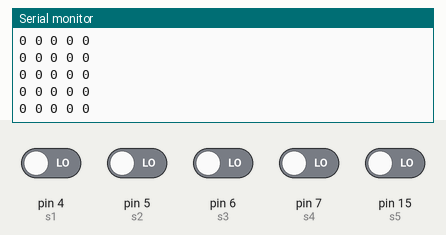
Recording of a sketch running on a simulated Arduino Uno, built with avr-gcc and run on an emulated ATmega328P. On the bench: the last lines printed to the serial monitor. Inputs (shaded band) come from the test bench; at power-on: pin 4 (s1), pin 5 (s2), pin 6 (s3), pin 7 (s4), pin 15 (s5) LOW.

Above: at 1.2 s.
1.3 s: pin 4 (s1) driven HIGH
At 1.31 s:
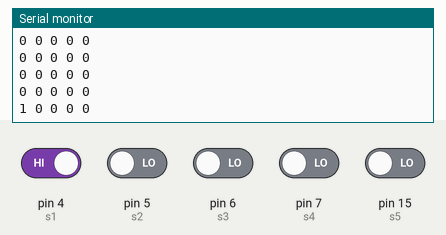
2.8 s: pin 5 (s2) driven HIGH
At 2.82 s:
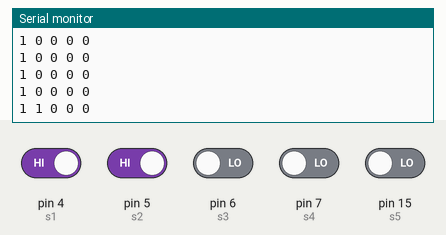
4.3 s: pin 6 (s3) driven HIGH
At 4.32 s:
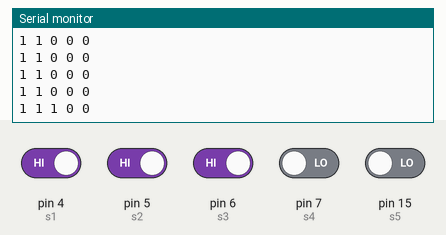
5.8 s: pin 7 (s4) driven HIGH
At 5.83 s:
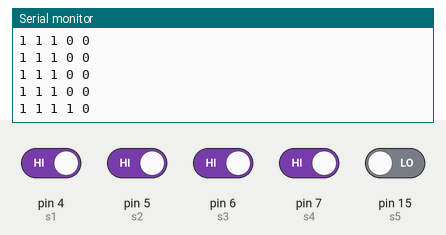
7.3 s: pin 15 (s5) driven HIGH
At 7.34 s:
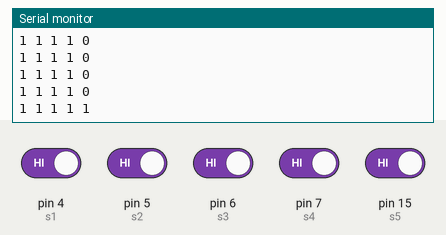
8.8 s: pin 4 (s1) driven LOW
At 8.84 s:
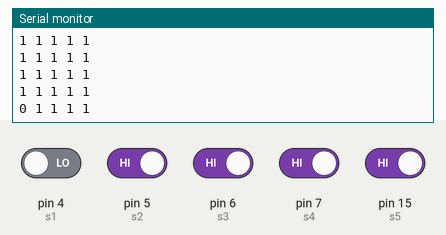

The sketch:

LineFollower.ino
```cpp
const int s1 = 4;
const int s2 = 5;
const int s3 = 6;
const int s4 = 7;
const int s5 = 15;

void setup() {
  Serial.begin(115200);

  pinMode(s1, INPUT);
  pinMode(s2, INPUT);
  pinMode(s3, INPUT);
  pinMode(s4, INPUT);
  pinMode(s5, INPUT);

  Serial.println("LINE SENSOR READY");
}

void loop() {
  Serial.print(digitalRead(s1)); Serial.print(" ");
  Serial.print(digitalRead(s2)); Serial.print(" ");
  Serial.print(digitalRead(s3)); Serial.print(" ");
  Serial.print(digitalRead(s4)); Serial.print(" ");
  Serial.println(digitalRead(s5));

  delay(100);
}
```

Measured:
- after the input at 1.3 s, the serial monitor: prints a new line at once (image 1)
- after the input at 2.8 s, the serial monitor: prints a new line at once (image 2)
- after the input at 4.3 s, the serial monitor: prints a new line at once (image 3)
- after the input at 5.8 s, the serial monitor: prints a new line at once (image 4)
- after the input at 7.3 s, the serial monitor: prints a new line at once (image 5)
- after the input at 8.8 s, the serial monitor: prints a new line at once (image 6)
